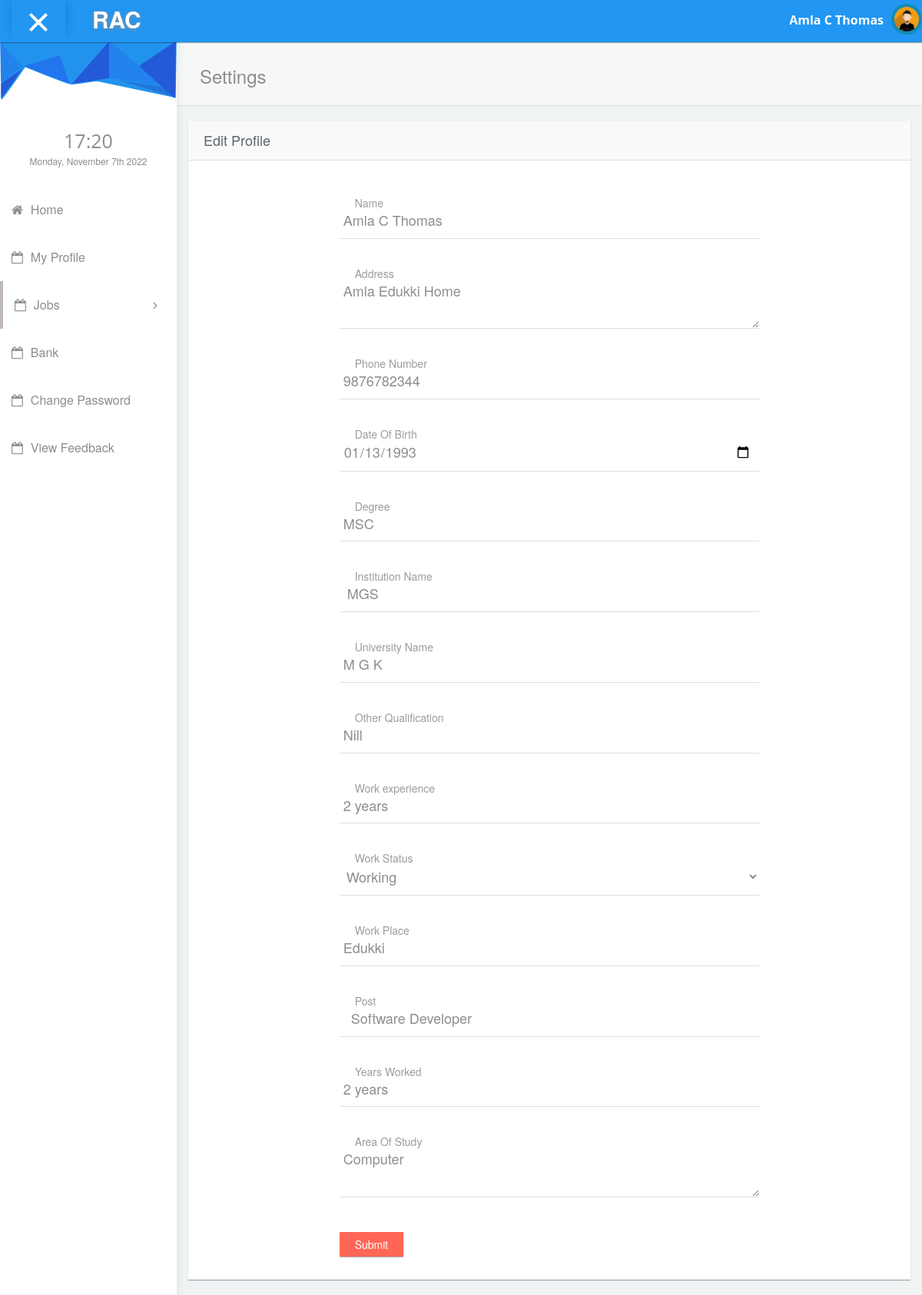
The page /freelancer/profile.php (signed in) on the database its author committed.
### tables this page shows
CREATE TABLE IF NOT EXISTS `free_reg` (
  `fid` int(11) NOT NULL AUTO_INCREMENT,
  `name` varchar(100) NOT NULL,
  `address` text NOT NULL,
  `phno` varchar(20) NOT NULL,
  `degree` varchar(30) NOT NULL,
  `institution` varchar(100) NOT NULL,
  `university` varchar(100) NOT NULL,
  `other_quali` varchar(120) DEFAULT NULL,
  `work_exp` varchar(100) DEFAULT NULL,
  `work_place` varchar(70) DEFAULT NULL,
  `post` varchar(100) DEFAULT NULL,
  `years_worked` varchar(50) DEFAULT NULL,
  `current_status` varchar(30) NOT NULL,
  `area_of_study` varchar(100) DEFAULT NULL,
  `email` varchar(100) NOT NULL,
  `dob` date DEFAULT NULL,
  PRIMARY KEY (`fid`)
);

### connectionclass.php (called while the page is built, shortened)
<?php
class ConnectionClass
{
public $db=null;
public function open()
{
$this->db=mysqli_connect('localhost','root','','rent_a_coder') or die('Error: ' . mysqli_error($myConnection));
	}
public function GetSingleData($qry)
{
  try
  {
      $result=mysqli_query($this->db,$qry);
	  if($result)
	  {
	         $row=mysqli_fetch_row($result) ;
			 return $row[0];
			 }
			 else
			 {
			     throw new Exception(mysqli_error($this->db));
			 }
    }
	catch(Exception $e)
	{
	         return $e->getMessage();
	}
 }
 public function GetSingleRow($qry)
 {
	try
	{
	    $result=mysqli_query($this->db,$qry);
		if($result)
		{
		   $row = mysqli_fetch_array($result);
		   return $row;
		   }
else
 throw new Exception(mysql_error());
}
catch(Exception $e)
{
return $e->getMessage();
}
}
}
?>

### freelancer/profile.php (the view, shortened to what this page needs)
<?php require_once('header.php');
require_once("../connectionclass.php");
$obj=new ConnectionClass();
 $email=$_SESSION['email'];
$qry="select * from free_reg where email='$email'";
$exe=$obj->GetSingleRow($qry);
  		?>
            <div id="content">
                <div class="panel box-shadow-none content-header">
                  <div class="panel-body">
                    <div class="col-md-12">
                        <h3 class="animated fadeInLeft">Settings</h3>
                    </div>
                  </div>
                </div>
                <div class="form-element">
                <div class="col-md-12 padding-0">
                <div class="col-md-12">
                  <div class="col-md-12 panel">
                    <div class="col-md-12 panel-heading">
                      <h4>Edit Profile</h4>
                    </div>
                    <div class="col-md-12 panel-body" style="padding-bottom:30px;">
                      <div class="col-md-2">
                      </div>
                        <div class="col-md-8">
                        <form class="cmxform"  method="post" action="codes/profile_exe.php?action=update">
                          <div class="col-md-12">
                             <div class="form-group form-animate-text" style="margin-top:40px !important;">
                              <input type="text" class="form-text" placeholder="Name" value="<?php echo $exe['name'];?>" name="name" pattern="[a-zA-Z ]+" title="Characters only" required>
                              <label>Name</label>
                            </div>
                            <div class="form-group form-animate-text" style="margin-top:40px !important;">
                              <textarea name="address" class="form-text" placeholder="Address" value="<?php echo $exe['address'];?>"   pattern="/^[a-zA-Z0-9 _-.,:']+$/" title="Must contain alphabets and numbers" required ><?php echo $exe['address'];?></textarea>
                              <label>Address</label>
                            </div>
                            <div class="form-group form-animate-text" style="margin-top:40px !important;">
                              <input type="text" class="form-text" placeholder="Mobile Number" pattern="[9876][0-9]{9}" value="<?php echo $exe['phno'];?>" title="Enter a valid mobile number" maxlength="10" minlength="10" required="" name="phno">
                              <label>Phone Number</label>
                            </div>
                            <div class="form-group form-animate-text" style="margin-top:40px !important;">
                            <input type="date" name="dob" value="<?php echo $exe['dob'];?>" class="form-text" required="">
                              <label>Date Of Birth</label>
                          </div>
                          <div class="form-group form-animate-text" style="margin-top:40px !important;">
                            <input type="text" name="degree" value="<?php echo $exe['degree'];?>" class="form-text" placeholder="degree" pattern="[a-zA-Z ]+" title="Characters only" required="">
                              <label>Degree</label>
                          </div>
                            <div class="form-group form-animate-text" style="margin-top:40px !important;">
                              <input type="text" class="form-text"  name="institution" placeholder="Name of Institution" required="" pattern="[a-zA-Z ]+" title="Characters only"  value=" <?php echo $exe['institution'];?>">
                              <label>Institution Name</label>
                            </div>
                            <div class="form-group form-animate-text" style="margin-top:40px !important;">
                              <input type="text" class="form-text" value="<?php echo $exe['university'];?>"  name="university" pattern="[a-zA-Z ]+" title="Characters only"  placeholder="Name of University" required="">
                              <label>University Name</label>
                            </div>
                            <div class="form-group form-animate-text" style="margin-top:40px !important;">
                              <input type="text" class="form-text" value="<?php echo $exe['other_quali'];?>" name="other_quali" pattern="[a-zA-Z ]+" title="Characters only"  placeholder="Other Qualifications" >
                              <label>Other Qualification</label>
                            </div>
                            <div class="form-group form-animate-text" style="margin-top:40px !important;">
                              <input type="text" class="form-text"  name="work_exp" placeholder="Work experience" value="<?php echo $exe['work_exp'];?>"  pattern="/^[a-zA-Z0-9 _-.,:']+$/" title="Must contain alphabets and numbers"required="">
                              <label>Work experience</label>
                            </div>
                             <div class="form-group form-animate-text" style="margin-top:40px !important;">
                            <select name="current_status" required="" class="form-text">
                                    <option value="<?php echo $exe['current_status']; ?>"><?php echo $exe['current_status']; ?></option>
                                  </select>
                                  <label>Work Status</label>
                                   </div>
                            <div class="form-group form-animate-text" style="margin-top:40px !important;">
                            <input type="text" name="work_place" value="<?php echo $exe['work_place'];?>" placeholder="Work Place" pattern="[a-zA-Z ]+" title="Characters only" class="form-text" required="">
                              <label>Work Place</label>
                          </div>
                           <div class="form-group form-animate-text" style="margin-top:40px !important;">
                            <input type="text" name="post" placeholder="Name of Designation" class="form-text" pattern="[a-zA-Z ]+" title="Characters only"  value=" <?php echo $exe['post'];?>" required="">
                              <label>Post</label>
                          </div>
                          <div class="form-group form-animate-text" style="margin-top:40px !important;">
                            <input type="text" name="years_worked" value="<?php echo $exe['years_worked'];?>"placeholder="Years of Experience"  pattern="/^[a-zA-Z0-9 _-.,:']+$/" title="Must contain alphabets and numbers"required="" class="form-text">
                              <label>Years Worked</label>
                          </div>
                          <div class="form-group form-animate-text" style="margin-top:40px !important;">
                            <textarea name="area_of_study" placeholder="Area of Study" class="form-text"  pattern="/^[a-zA-Z0-9 _-.,:']+$/" title="Must contain alphabets and numbers" value="<?php echo $exe['area_of_study'];?>"><?php echo $exe['area_of_study'];?></textarea>
                              <label>Area Of Study</label>
                          </div>
                          </div>
                          <div class="col-md-12">
                              <input class="submit btn btn-danger" type="submit" value="Submit">
                        </div>
                      </form>
                    </div>
                    <div class="col-md-2">
                      </div>
                  </div>
                </div>
              </div>
              </div>
              </div>
            </div>
<?php require_once('footer.php'); ?>

### freelancer/header.php (shortened to what this page needs)
<!DOCTYPE html>
<html lang="en">
<head>
    <link rel="stylesheet" type="text/css" href="../admintemplate/css/bootstrap.min.css">
      <link rel="stylesheet" type="text/css" href="../admintemplate/css/plugins/font-awesome.min.css"/>
      <link rel="stylesheet" type="text/css" href="../admintemplate/css/plugins/simple-line-icons.css"/>
      <link rel="stylesheet" type="text/css" href="../admintemplate/css/plugins/animate.min.css"/>
      <link rel="stylesheet" type="text/css" href="../admintemplate/css/plugins/fullcalendar.min.css"/>
	<link href="../admintemplate/css/style.css" rel="stylesheet">
  </head>
<?php
require_once("../connectionclass.php");
$obj=new ConnectionClass();
$email=$_SESSION['email'];
$qry="select name from free_reg where email='$email'";
$name=$obj->GetSingleData($qry);
?>
 <body id="mimin" class="dashboard">
        <nav class="navbar navbar-default header navbar-fixed-top">
          <div class="col-md-12 nav-wrapper">
            <div class="navbar-header" style="width:100%;">
              <div class="opener-left-menu is-open">
                <span class="bottom"></span>
              </div>
                <a href="index.php" class="navbar-brand">
                 <b>RAC</b>
                </a>
              <ul class="nav navbar-nav navbar-right user-nav">
                <li class="user-name"><span><?php echo $name; ?></span></li>
                  <li class="dropdown avatar-dropdown">
                   <img src="../admintemplate/img/avatar.jpg" class="img-circle avatar" alt="user name" data-toggle="dropdown" aria-haspopup="true" aria-expanded="true"/>
                </li>
              </ul>
            </div>
          </div>
        </nav>
      <div class="container-fluid mimin-wrapper">
            <div id="left-menu">
              <div class="sub-left-menu scroll">
                <ul class="nav nav-list">
                    <li><div class="left-bg"></div></li>
                    <li class="time">
                      <h1 class="animated fadeInLeft" style="font-size: 25px;">21:00</h1>
                      <p class="animated fadeInRight">Sat,October 1st 2029</p>
                    </li>
                     <li class="ripple"><a href="index.php"><span class="fa fa-home"></span>Home</a></li>
                      <li class="ripple"><a href="profile.php"><span class="fa fa-calendar-o"></span>My Profile</a></li>
                     <li class="active ripple">
                      <a class="tree-toggle nav-header"><span class="fa-calendar-o fa"></span>Jobs
                        <span class="fa-angle-right fa right-arrow text-right"></span>
                      </a>
                    </li>
                   <li class="ripple"><a href="bank.php"><span class="fa fa-calendar-o"></span>Bank</a></li>
                   <li class="ripple"><a href="changepassword.php"><span class="fa fa-calendar-o"></span>Change Password</a></li>
                   <li class="ripple"><a href="viewfeedback.php"><span class="fa fa-calendar-o"></span>View Feedback</a></li>
                       </ul>
                </div>
            </div>

### rows shown on the page
free_reg: name "Amla C Thomas", address "Amla Edukki Home", phno "9876782344", dob "01/13/1993", degree "MSC", institution "MGS", university "M G K", other_quali "Nill", work_exp "2 years", current_status "Working", work_place "Edukki", post "Software Developer", years_worked "2 years", area_of_study "Computer"
